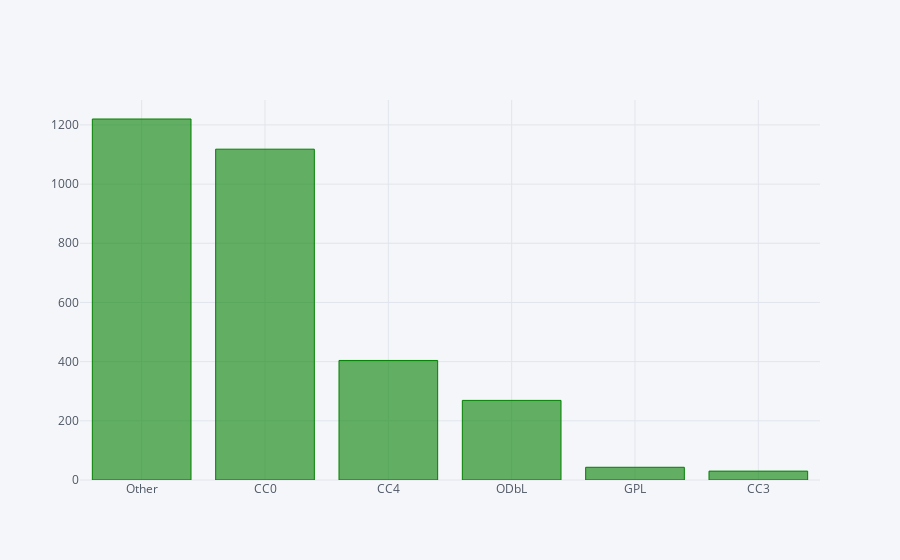

Notebook code for this chart:
### Code cell
m=df['license'].value_counts()
m.iplot(kind='bar',colors='green')

### Figure 1 — Plotly figure (JSON) as saved in the notebook; plotly's stock layout.template omitted (floating-point values rounded to 4 significant figures)
{"data": [{"marker": {"color": "rgba(0, 128, 0, 0.6)", "line": {"color": "rgba(0, 128, 0, 1.0)", "width": 1}}, "name": "license", "orientation": "v", "text": "", "type": "bar", "uid": "f86a80b3-de9f-4795-bc77-570bfc2ad83b", "x": ["Other", "CC0", "CC4", "ODbL", "GPL", "CC3"], "y": [1220, 1118, 404, 269, 43, 30]}], "layout": {"legend": {"bgcolor": "#F5F6F9", "font": {"color": "#4D5663"}}, "paper_bgcolor": "#F5F6F9", "plot_bgcolor": "#F5F6F9", "title": {"font": {"color": "#4D5663"}}, "xaxis": {"gridcolor": "#E1E5ED", "showgrid": true, "tickfont": {"color": "#4D5663"}, "title": {"font": {"color": "#4D5663"}, "text": ""}, "zerolinecolor": "#E1E5ED"}, "yaxis": {"gridcolor": "#E1E5ED", "showgrid": true, "tickfont": {"color": "#4D5663"}, "title": {"font": {"color": "#4D5663"}, "text": ""}, "zerolinecolor": "#E1E5ED"}}}
